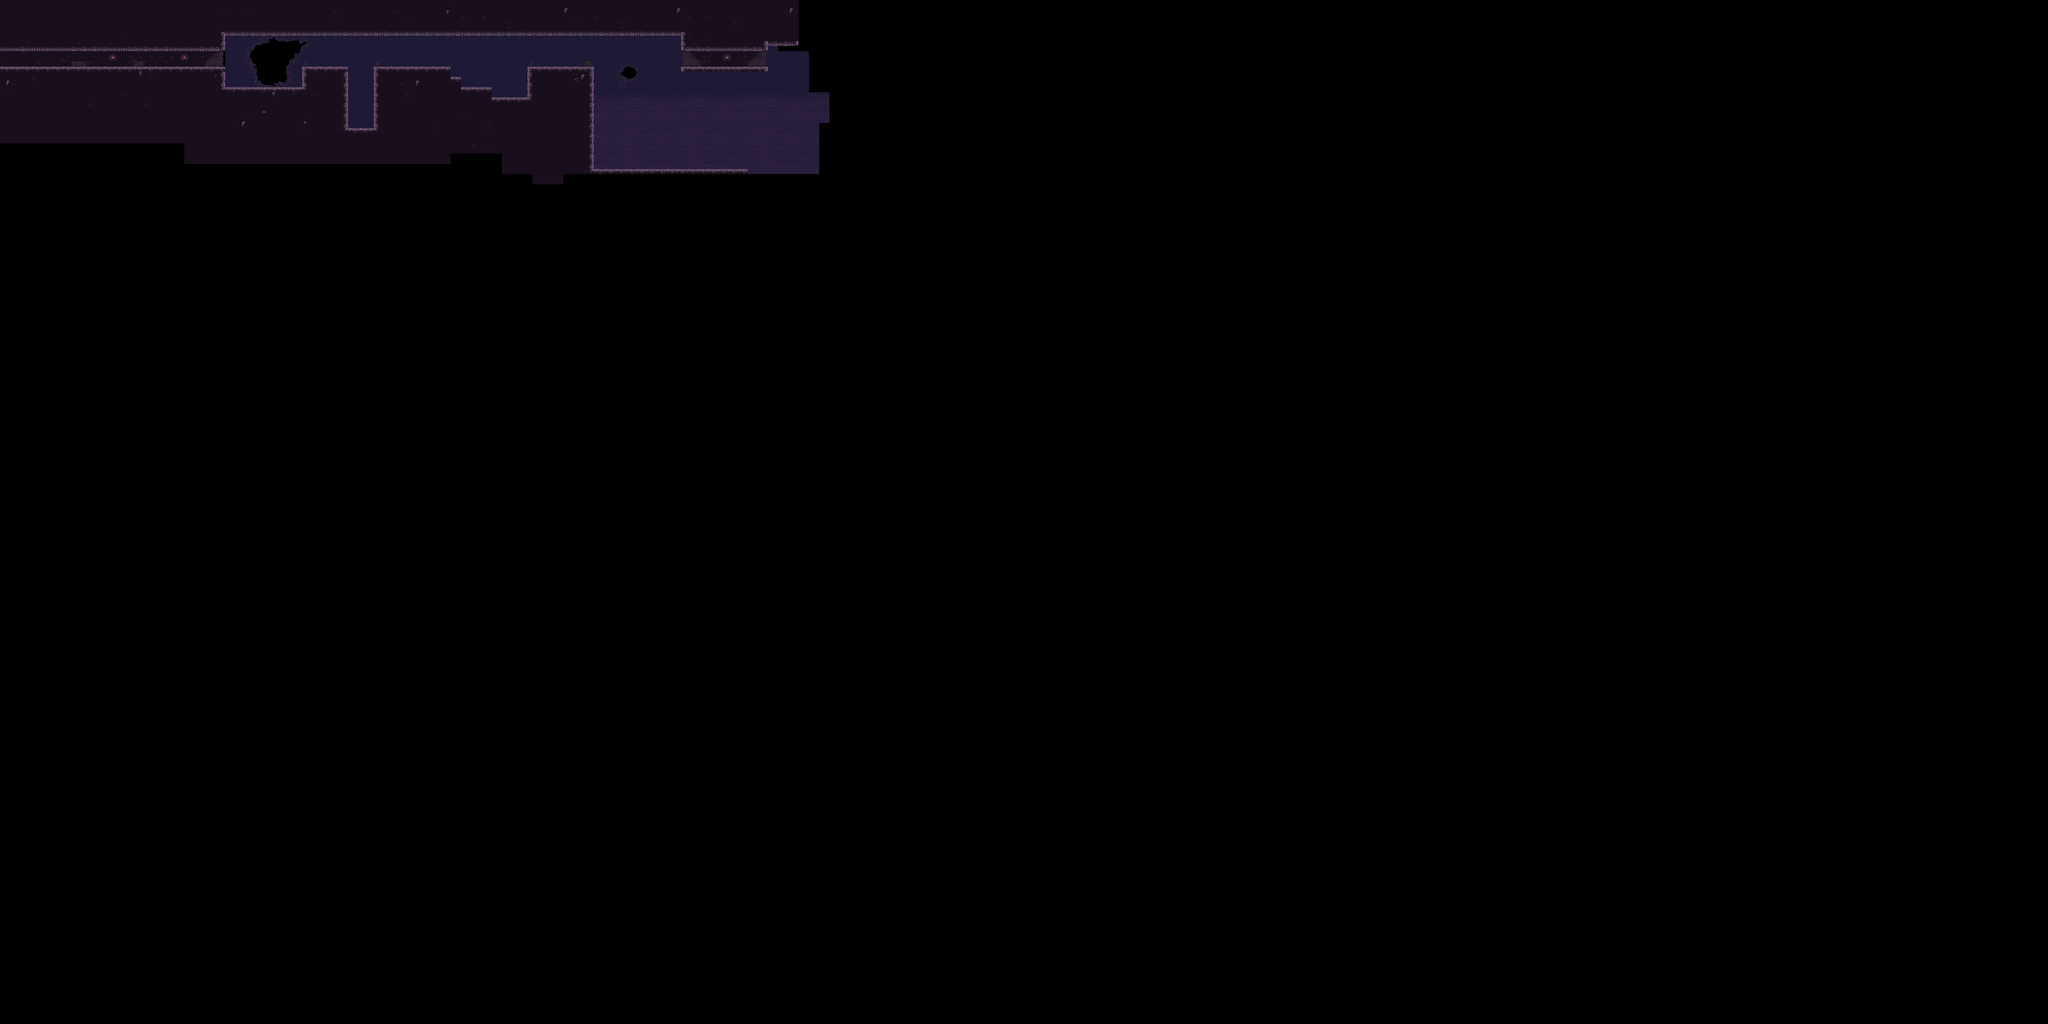

A level layout from a 2D game, rendered from its tile map. Below: a short description, then the map file with tile-grid data replaced by summaries:
An orthogonal 200x100 tile map with 32x32 px tiles, 2 tile layers (bg, fg), 3 tilesets.

<map version="1.0" tiledversion="1.0.3" orientation="orthogonal" renderorder="right-down" width="200" height="100" tilewidth="32" tileheight="32" nextobjectid="1">
 <tileset firstgid="1" name="background" tilewidth="32" tileheight="32" tilecount="54" columns="6">
  <image source="background.png" width="192" height="288" />
 </tileset>
 <tileset firstgid="55" source="walls.tsx" />
 <tileset firstgid="199" source="tilers.tsx" />
 <layer name="bg" width="200" height="100">
  <data>[20000 cells, 642 non-empty, 177 distinct tile ids]</data>
 </layer>
 <layer name="fg" width="200" height="100">
  <properties>
   <property name="unity:layer" value="Obstacle" />
   <property name="unity:tag" value="Obstacle" />
  </properties>
  <data>[20000 cells, 895 non-empty, 90 distinct tile ids]</data>
 </layer>
</map>
